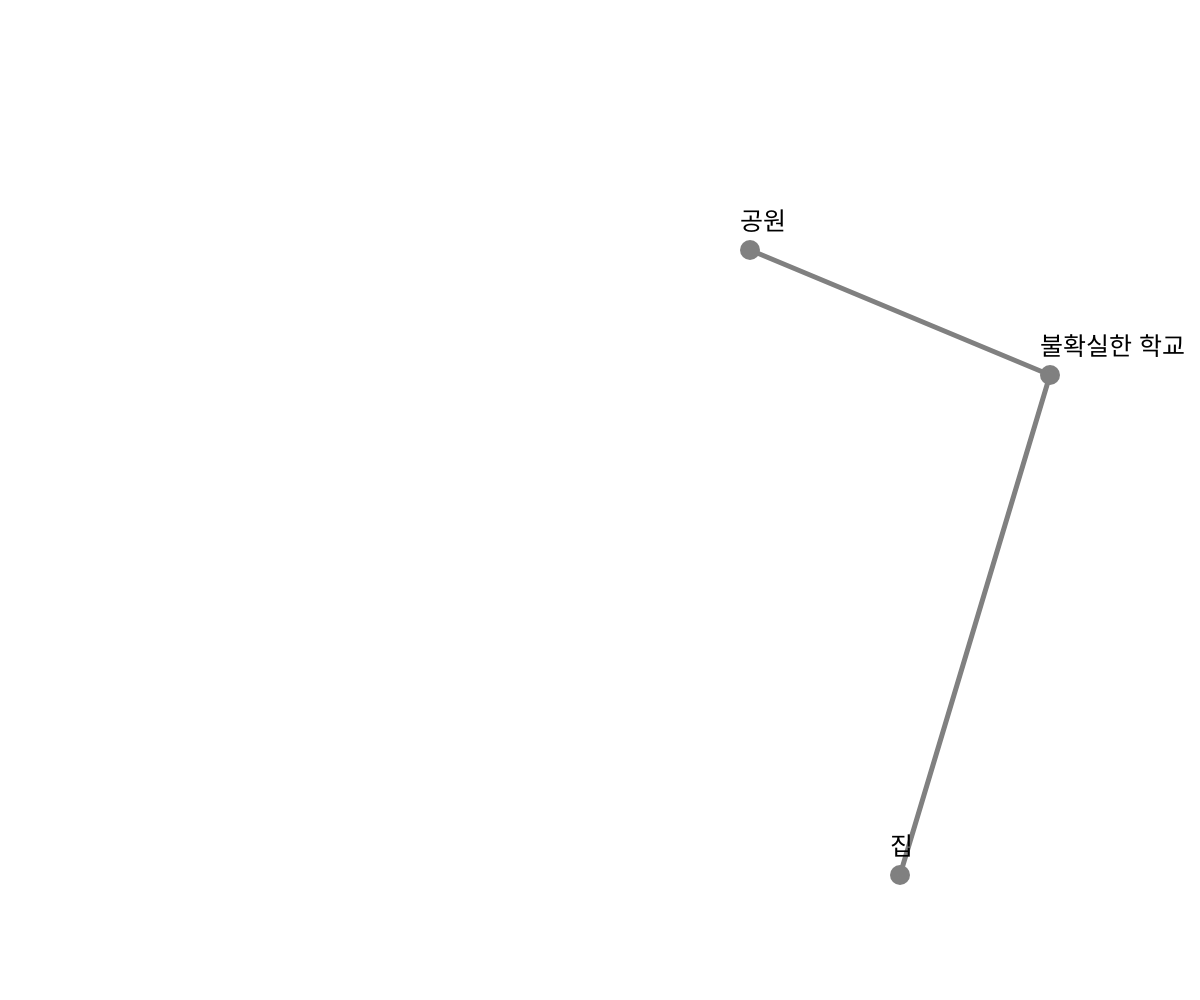
Frame 1 (no input)
Frame 60 (no input): identical to frame 1, image omitted
Frame 120 (the mouse pressed at the canvas centre since frame 60): identical to frame 1, image omitted

The p5.js sketch that drew this single still picture (run headless with seeded random() and noise() and a simulated clock; from frame 60 on, the mouse is pressed at the canvas centre):

// p5.js sketch
// ── sketch.js
 var 집x, 집y, 학교x, 학교y, 공원x, 공원y;
// 집의 x,y 좌표 변수, 학교의 x,y 좌표 변수를 선언합니다. 

var 화면너비, 화면높이;
//브라우저 화면너비와 높이 변수입니다. 

 function setup() {

       화면너비 = windowWidth;
       화면높이 = windowHeight;

       집x = 화면너비 * 6/8;
       집y = 화면높이 * 7/8;
//집의 상대적 위치 

       학교x = 화면너비 * 7/8;
       학교y = 화면높이 * 3/8;
//학교의 상대적 위치

       공원x = 화면너비 * 5/8;
       공원y = 화면높이 * 2/8;
       createCanvas(화면너비, 화면높이);

 }

 function draw() {

       background(255); 
       stroke('grey');
       strokeWeight(20);
       //점의 색과 두께

       point(집x, 집y);
       //집의 상대적 위치에 점을 찍는다 
       
       point(학교x, 학교y);
       //학교의 상대적 위치에 점을 찍는다 

       point(공원x,공원y);

       strokeWeight(5);
       //선의 두께를 5로 지정합니다.
  
    

       line(공원x,공원y,학교x,학교y);

       line(학교x,학교y,집x,집y);

       //힌트  line(?,?,?,?);  
       //라인 line(첫번 째 x축 값,첫번 째 y축 값,두번 째 x축 값,두번 째 y축 값) 

       noStroke();
       textSize(25);
       text("불확실한 학교", 학교x - 10, 학교y - 20);
       text("집",집x - 10,집y - 20); 
       text("공원",공원x - 10,공원y - 20); 
       //각 좌표에서 10픽셀을 뺀 위치에 좌표의 이름을 표시합니다.
 }
